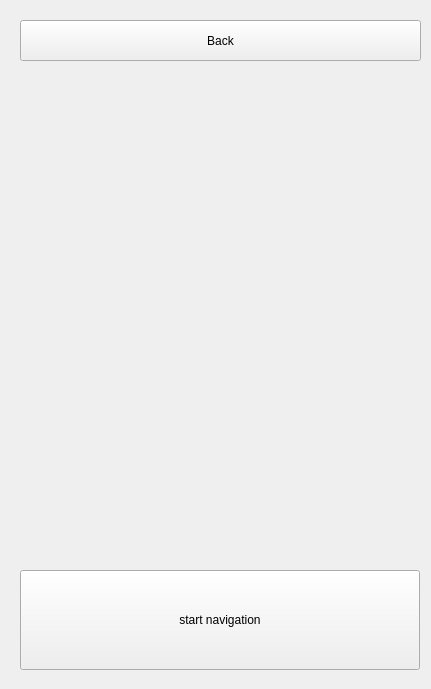
      <widget class="QWidget" name="page22">
       <widget class="QgsMapCanvas" name="QgsMapCanvas22" native="true">
        <property name="geometry">
         <rect>
          <x>20</x>
          <y>10</y>
          <width>402</width>
          <height>670</height>
         </rect>
        </property>
        <property name="minimumSize">
         <size>
          <width>402</width>
          <height>670</height>
         </size>
        </property>
        <property name="maximumSize">
         <size>
          <width>402</width>
          <height>670</height>
         </size>
        </property>
       </widget>
       <widget class="QPushButton" name="button_goBack22">
        <property name="geometry">
         <rect>
          <x>20</x>
          <y>20</y>
          <width>401</width>
          <height>41</height>
         </rect>
        </property>
        <property name="text">
         <string>Back</string>
        </property>
       </widget>
       <widget class="QPushButton" name="button_startNavigation22">
        <property name="geometry">
         <rect>
          <x>20</x>
          <y>570</y>
          <width>400</width>
          <height>100</height>
         </rect>
        </property>
        <property name="minimumSize">
         <size>
          <width>400</width>
          <height>100</height>
         </size>
        </property>
        <property name="maximumSize">
         <size>
          <width>400</width>
          <height>100</height>
         </size>
        </property>
        <property name="text">
         <string>start navigation</string>
        </property>
       </widget>
      </widget>
